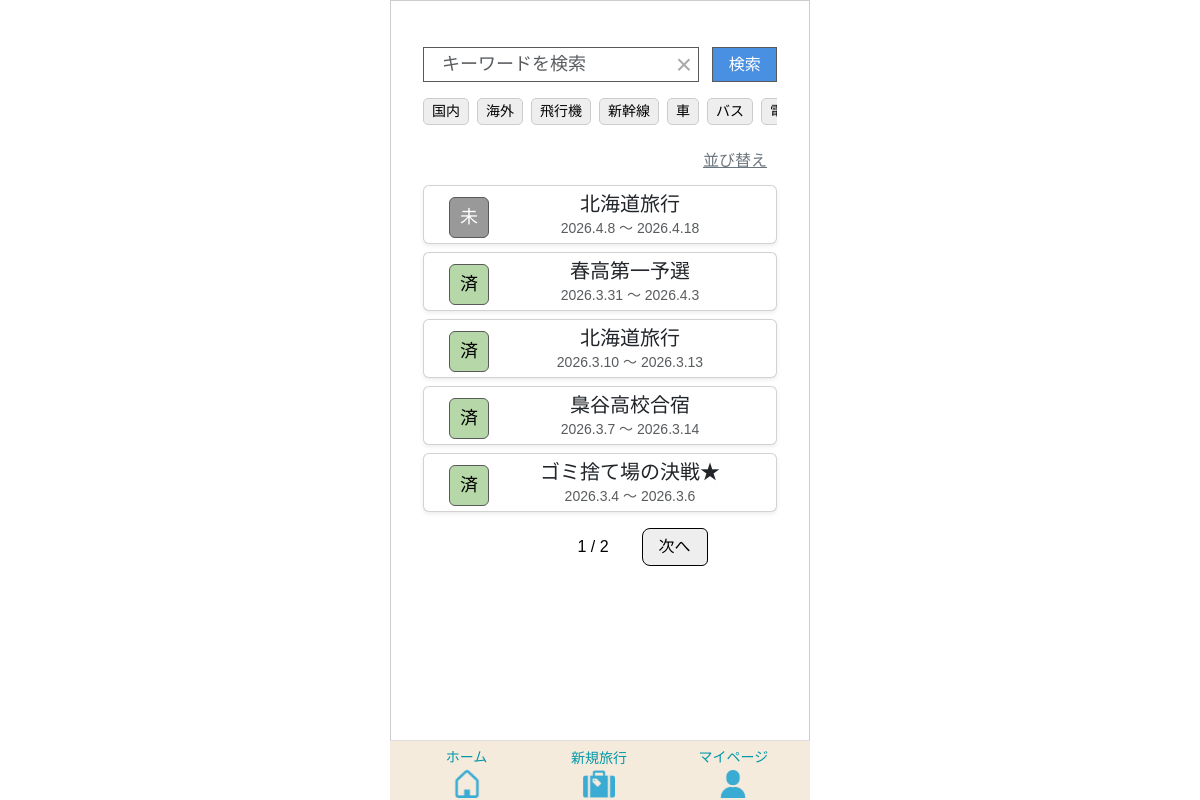
The app's page /tabipre/home/ (signed in), older data.
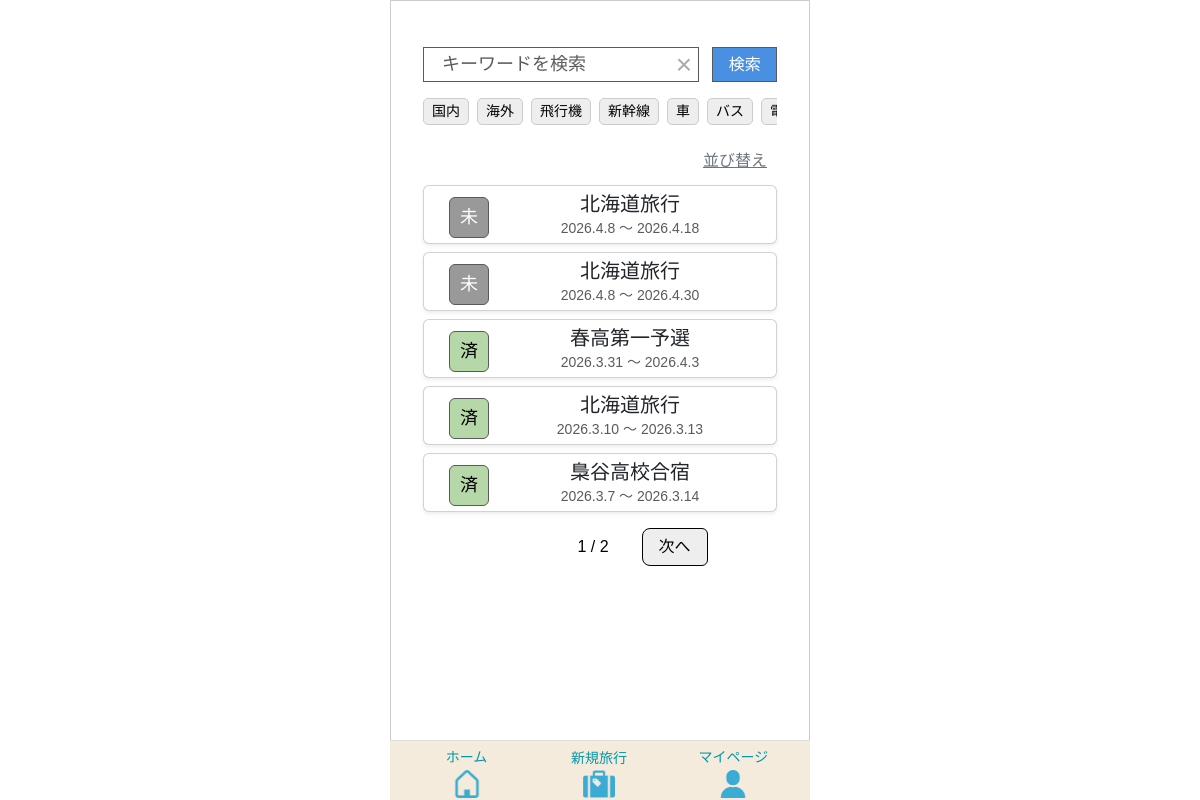
The same page, newer data.
### app/models/travel.py (models this page shows, shortened)
class Transport(models.Model):
    class TransportType(models.IntegerChoices):
     AIRPLANE   = 0, _("飛行機")
     SHINKANSEN = 1, _("新幹線")
     CAR        = 2, _("車")
     BUS        = 3, _("バス")
     TRAIN      = 4, _("電車")
     OTHER      = 5, _("その他")
    transport_id = models.AutoField(
        primary_key=True,
        verbose_name=_("交通手段ID")
    )
    transport_type = models.IntegerField(
    choices=TransportType.choices,
    verbose_name=_("交通手段")
    )
    created_at = models.DateTimeField(
        auto_now_add=True,
        verbose_name=_("作成日")
    )
    updated_at = models.DateTimeField(
       auto_now=True,
        verbose_name=_("更新日")
    )
    class Meta:
        verbose_name = _("交通手段")
        verbose_name_plural = _("交通手段")

class Travel_info(models.Model):
    class LocationType(models.IntegerChoices):
        DOMESTIC = 0, _("国内")
        OVERSEAS = 1, _("海外")
    class StatusType(models.IntegerChoices):
        NOT_DONE  = 0, _("未")
        COMPLETE  = 1, _("完")
        PROCESSED = 2, _("済")
    travel_info_id = models.AutoField(
        primary_key=True,
        verbose_name=_("旅行情報ID")
    )
    user = models.ForeignKey(
        settings.AUTH_USER_MODEL,
        on_delete=models.CASCADE,
        verbose_name=_("ユーザーID")
    )
    travel_title = models.CharField(
        max_length=100,
        verbose_name=_("旅行タイトル")
    )
    start_date = models.DateField(
        verbose_name=_("開始日")
    )
    end_date = models.DateField(
        verbose_name=_("終了日")
    )
    location = models.IntegerField(
        choices=LocationType.choices,
        verbose_name=_("場所"),
    )
    memo = models.CharField(
        max_length=230,
        blank=True,
        verbose_name=_("メモ")
    )
    status = models.IntegerField(
        choices=StatusType.choices,
        default=0,
        verbose_name=_("ステータス")
    )
    transport = models.ManyToManyField(
        "Transport",
        through="Travelmode",
        verbose_name=_("交通手段")
    )
    created_at = models.DateTimeField(
        auto_now_add=True,
        verbose_name=_("作成日")
    )
    updated_at = models.DateTimeField(
       auto_now=True,
        verbose_name=_("更新日")
    )
    class Meta:
        verbose_name = _("旅行情報")
        verbose_name_plural = _("旅行情報")

### app/views/home.py (the view)
# urls.py: path('tabipre/home/', HomeView.as_view(), name='home'),
class HomeView(LoginRequiredMixin, TemplateView):
    template_name = "home/home.html"
    login_url = "/"
    def get(self, request, *args, **kwargs):
        if request.session.get("creating_travel"):
            Template.objects.filter(
                travel_info__isnull=True,
                user=request.user
            ).delete()
            request.session["creating_travel"] = False
        keyword = request.GET.get("keyword", "")
        travel_type = request.GET.getlist("travel_type")
        transport_filter = [t for t in request.GET.getlist("transport") if t]
        sort = request.GET.get("sort", "")
        travels = Travel_info.objects.filter(
            user=request.user
        )
        if keyword:
            travels = travels.filter(travel_title__icontains=keyword)
        if travel_type:
            travels = travels.filter(location__in=travel_type)
        if transport_filter:
            travels = travels.filter(
                transport__transport_type__in=transport_filter
            )
        travels = travels.distinct()
        today = timezone.now().date()
        completed_travel_ids = (
            TravelItem.objects
            .filter(travel_category__template__travel_info__user=request.user)
            .values("travel_category__template__travel_info")
            .annotate(
                total=Count("id"),
                done=Count("id", filter=Q(item_checked=1))
            )
            .filter(total=F("done"))
            .values_list("travel_category__template__travel_info", flat=True)
        )
        travels = travels.annotate(
            display_status=Case(
                When(end_date__lt=today, then=Value("済")),
                When(travel_info_id__in=completed_travel_ids, then=Value("完")),
                default=Value("未"),
                output_field=CharField()
            )
        )
        travels = travels.annotate(
            status_order=Case(
                When(display_status="完", then=0),
                When(display_status="未", then=1),
                When(display_status="済", then=2),
                default=3,
                output_field=IntegerField(),
            )
        )
        if sort == "title_asc":
            travels = travels.order_by("travel_title")
        elif sort == "title_desc":
            travels = travels.order_by("-travel_title")
        elif sort == "date_asc":
            travels = travels.order_by("start_date")
        elif sort == "date_desc":
            travels = travels.order_by("-start_date")
        else:
            travels = travels.order_by("status_order", "-start_date")
        paginator = Paginator(travels, 5)
        page = request.GET.get("page")
        travels_page = paginator.get_page(page)
        tags = Transport.objects.exclude(
            transport_type=Transport.TransportType.OTHER
        )
        return render(request, self.template_name, {
            "travels": travels_page,
            "keyword": keyword,
            "tags": tags,
            "travel_type": travel_type,
            "transport": transport_filter,
            "sort": sort,
        })

### templates/home/home.html (shortened to what this page needs)
{% extends 'base.html' %}
{% load static %}
{% block extra_css %}
{{ block.super }}
<link rel="stylesheet" href="{% static 'tabipre/css/home.css' %}">
{% endblock %}
{% block content %}
<div class="container mt-3">
    <form method="GET" id="searchForm" class="d-flex mt-2 mb-3 position-relative">
        <span id="clearBtn" class="clear-btn">&times;</span>
        <input type="text" name="keyword" id="keywordInput"
               autocomplete="off"
               value="{{ keyword }}"
               class="form-control me-2 search-input"
               placeholder="キーワードを検索">
        <button class="search-btn">検索</button>
    </form>
    <div class="d-flex flex-row flex-nowrap overflow-auto mt-1 mb-2 tag-scroll">
        <a href="#"
           class="tag-badge {% if '0' in travel_type %}selected{% endif %}"
           data-type="travel_type" data-value="0">国内</a>
        <a href="#"
           class="tag-badge {% if '1' in travel_type %}selected{% endif %}"
           data-type="travel_type" data-value="1">海外</a>
        {% for tag in tags %}
            <a href="#"
               class="tag-badge {% if tag.transport_type|stringformat:'s' in transport %}selected{% endif %}"
               data-type="transport"
               data-value="{{ tag.transport_type }}">
                {{ tag.get_transport_type_display }}
            </a>
        {% endfor %}
    </div>
    <div class="sort-btn-wrapper mb-2">
        <a href="#" class="sort-btn" data-bs-toggle="modal" data-bs-target="#sortModal">
            並び替え
        </a>
    </div>
    {% for t in travels %}
        <a href="{% url 'app:travel_detail' t.travel_info_id %}" class="text-decoration-none text-dark">
            <div class="card mb-2 shadow-sm">
                <div class="card-body d-flex align-items-center">
                    <div class="align-items-center">
                        {% if t.display_status == "未" %}
                            <span class="badge-t status-mi">未</span>
                        {% elif t.display_status == "完" %}
                            <span class="badge-t status-kan">完</span>
                        {% elif t.display_status == "済" %}
                            <span class="badge-t status-zumi">済</span>
                        {% endif %}
                    </div>
                    <div class="flex-grow-1 d-flex flex-column justify-content-center text-center">
                        <h5 class="card-title">{{ t.travel_title }}</h5>
                        <p class="card-text text-muted">
                            {{ t.start_date|date:"Y.n.j" }} 〜 {{ t.end_date|date:"Y.n.j" }}
                        </p>
                    </div>
                </div>
            </div>
        </a>
    {% empty %}
        <p class="text-center text-muted">該当する旅行がありません</p>
    {% endfor %}
    <div class="d-flex justify-content-center mt-3">
        <nav>
            <ul class="pagination">
                {% if travels.has_previous %}
                    <li class="page-item">
                        <a class="page-link"
                           href="?page={{ travels.previous_page_number }}&keyword={{ keyword }}&sort={{ sort }}">
                           前へ
                        </a>
                    </li>
                {% else %}
                    <li class="page-item disabled">
                    </li>
                {% endif %}
                <li class="page-item active">
                    <span class="page-link">
                        {{ travels.number }} / {{ travels.paginator.num_pages }}
                    </span>
                </li>
                {% if travels.has_next %}
                    <li class="page-item">
                        <a class="page-link"
                           href="?page={{ travels.next_page_number }}&keyword={{ keyword }}&sort={{ sort }}">
                           次へ
                        </a>
                    </li>
                {% else %}
                    <li class="page-item disabled">
                        <span class="page-link" style="visibility: hidden;">次へ</span>
                    </li>
                {% endif %}
            </ul>
        </nav>
    </div>
</div>
{% endblock %}

### templates/base.html (shortened to what this page needs)
<!DOCTYPE html>
<html lang="ja">
<head>
    {% load static %}
    <link href="https://cdn.jsdelivr.net/npm/bootstrap@5.3.0/dist/css/bootstrap.min.css" rel="stylesheet">
    <link rel="stylesheet" href="https://cdn.jsdelivr.net/npm/bootstrap-icons@1.10.5/font/bootstrap-icons.css">
    <link rel="stylesheet" href="https://cdn.jsdelivr.net/npm/flatpickr/dist/themes/airbnb.css">
    {% block extra_css %}
    <link rel="stylesheet" href="{% static 'tabipre/css/base/base.css' %}">
    <link rel="stylesheet" href="{% static 'tabipre/css/base/calendar_style.css' %}">
    {% endblock %}
</head>
<body class="{% block body_class %}{% endblock %}">
    <div class="app-frame">
        <div class="content-wrapper container">
            {% block content %}
            {% endblock %}
        </div>
        {% if request.user.is_authenticated and not is_share_page %}
        <nav class="bottom-nav">
            <div class="fooder">
                <a class="nav-link flex-fill" href="{% url 'app:home' %}">
                    ホーム<br>
                    <img src="{% static 'tabipre/icons/home.png' %}" width="28">
                </a>
                <a class="nav-link flex-fill" href="{% url 'app:travel_step1' %}">
                    新規旅行<br>
                    <img src="{% static 'tabipre/icons/travel.png' %}">
                </a>
                <a class="nav-link flex-fill" href="{% url 'app:mypage' %}">
                    マイページ<br>
                    <img src="{% static 'tabipre/icons/mypage.png' %}" width="28">
                </a>
            </div>
        </nav>
        {% endif %}
    </div>
</body>
</html>

### templates/includes/toast.html (shortened to what this page needs)
{% load static %}

### static/tabipre/css/base/base.css (style rules this page uses)
.app-frame { max-width: 420px; margin: 0 auto; min-height: 100vh; padding: 8px; padding-top: 30px; background: #fff; border: 1px solid #ccc; color: #595959; display: flex; flex-direction: column; box-sizing: border-box; font-family: Arial, Helvetica, sans-serif; }
.bottom-nav { position: fixed; bottom: 0; left: 50%; transform: translateX(-50%); width: 100%; max-width: 420px; height: 60px; padding: 6px 0; background: #f5ebdd; border-top: 1px solid #ddd; z-index: 999; }
.fooder { display: flex; justify-content: space-between; align-items: center; width: 100%; }
.nav-link { flex: 1; text-decoration: none; color: #000; font-size: 12px; text-align: center; }
.nav-link:nth-child(1) { padding-left: 20px; }
.nav-link:nth-child(2) { padding-left: 12px; }
.nav-link:nth-child(3) { padding-right: 6px; }
.nav-link img { display: block; margin: 2px auto 0; }
.nav-link:nth-child(2) img { width: 32px; height: 32px; margin-top: -1px; margin-bottom: -3px; }
.bottom-nav a { color: #0097a7; font-size: 14px; text-decoration: none; }
.content-wrapper { padding-bottom: 60px !important; }
.badge-t { display: inline-block; min-width: 32px; padding: 6px 10px; margin: 5px 20px 0 0 !important; border-radius: 6px; border: 1px solid #595959; font-size: 18px; }
.status-mi { background: #999; color: #fff; }
.status-zumi { background: #b6d7a8; color: #000; }
.card-body { padding: 8px 16px !important; }
input, select, textarea, input.form-control, select.form-control, textarea.form-control { width: 100%; padding: 4px 8px; font-size: 18px; border: 1px solid #595959 !important; border-radius: 6px; box-sizing: border-box; }
html { overflow-y: scroll; }
body { font-size: 18px; }

### static/tabipre/css/home.css (style rules this page uses)
form input { border: 1px solid #ccc; padding: 8px; width: 100%; background-color: #ffffff; box-sizing: border-box; transition: border-color 0.25s ease, box-shadow 0.25s ease; color: #000; }
.search-input { height: 35px; width: 50%; padding: 4px 8px; border: 1px solid #ccc; }
.search-btn { font-size: 16px; background-color: #4a90e2; color: #fff; height: 35px; width: 80px; margin-left: 5px; padding: 4px 6px; line-height: 1; border: 1px solid #595959; }
input[type="text"], button { border-radius: 0; }
.card-body { padding: 4px 25px !important; }
.card-title { margin: 2px 0; }
.card-text { margin: 0; font-size: 14px; }
.sort-btn-wrapper { display: flex; justify-content: flex-end; }
.sort-btn { padding: 4px 10px; font-size: 16px; color: #6c757d; }
.tag-badge { display: inline-block; background-color: #eee; color: #000; padding: 2px 8px; border-radius: 5px; font-size: 14px; white-space: nowrap; margin-right: 8px; border: 1px solid #ccc; text-decoration: none; margin-bottom: 4px; }
.pagination { display: flex; justify-content: center; align-items: center; gap: 24px; }
.page-link { background-color: #eee !important; color: #000; border: 1px solid #000 !important; padding: 6px 16px; border-radius: 8px; font-size: 16px; }
.page-item span.page-link { background: #fff !important; color: #000 !important; border: none !important; padding: 6px 10px; font-size: 16px; }
.clear-btn { position: absolute; right: 80px; top: 50%; transform: translateY(-50%); font-size: 28px; color: #aaa; cursor: pointer; padding: 5px; background: transparent; z-index: 10; display: block; }
.search-input { padding-right: 40px; }
.search-input::placeholder { padding-left: 10px; }
.tag-scroll { overflow-y: hidden; padding-bottom: 8px; margin-top: 12px; }

Row changes from the older to the newer data that the page shows:
no longer on this page (row unchanged): Travel_info: shows "済", travel_title "ゴミ捨て場の決戦★", start_date "2026.3.4", end_date "2026.3.6"
added Travel_info: shows "未", travel_title "北海道旅行", start_date "2026.4.8", end_date "2026.4.30"
